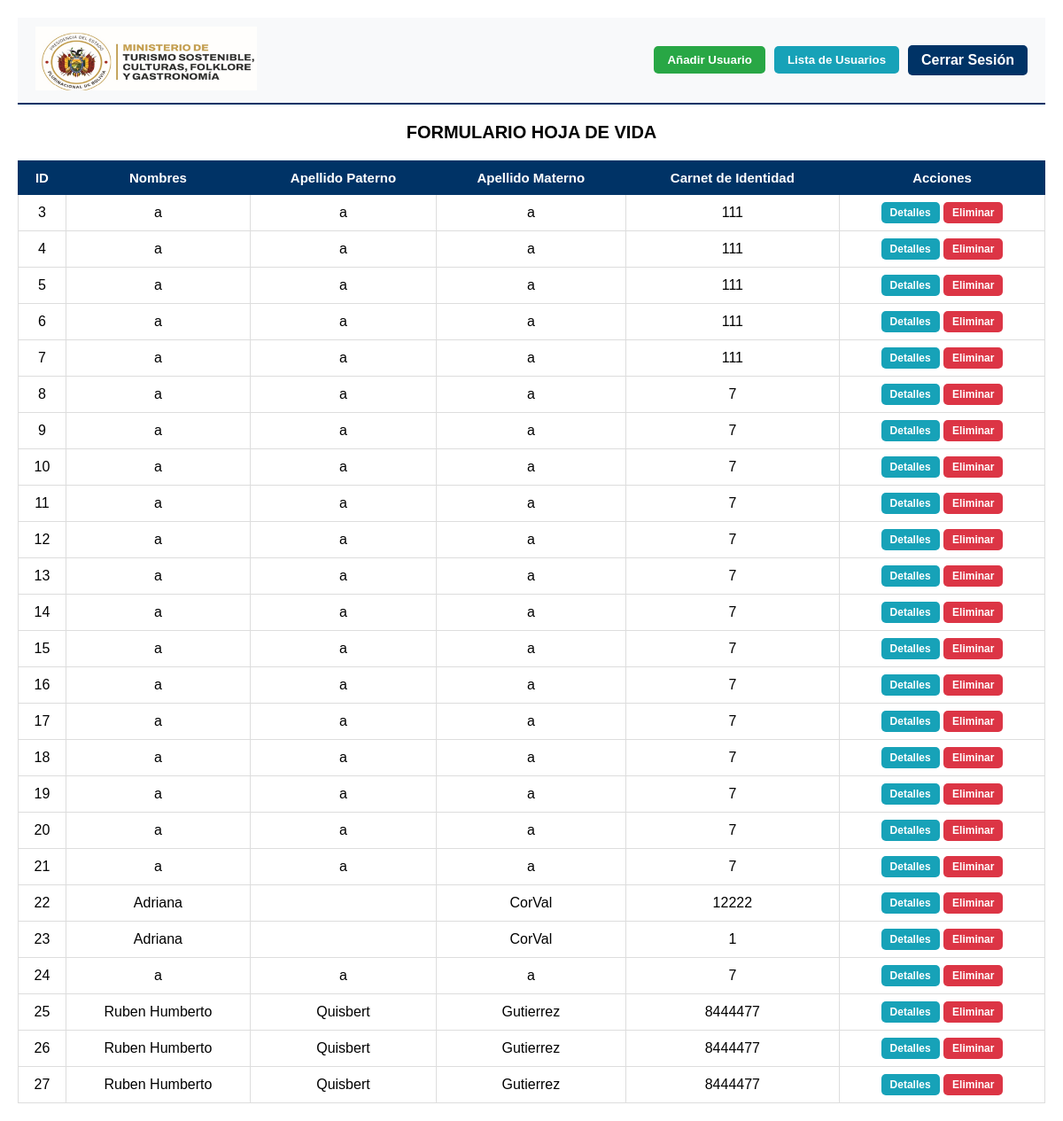
Before: /usuarios (signed in) with the older database file.
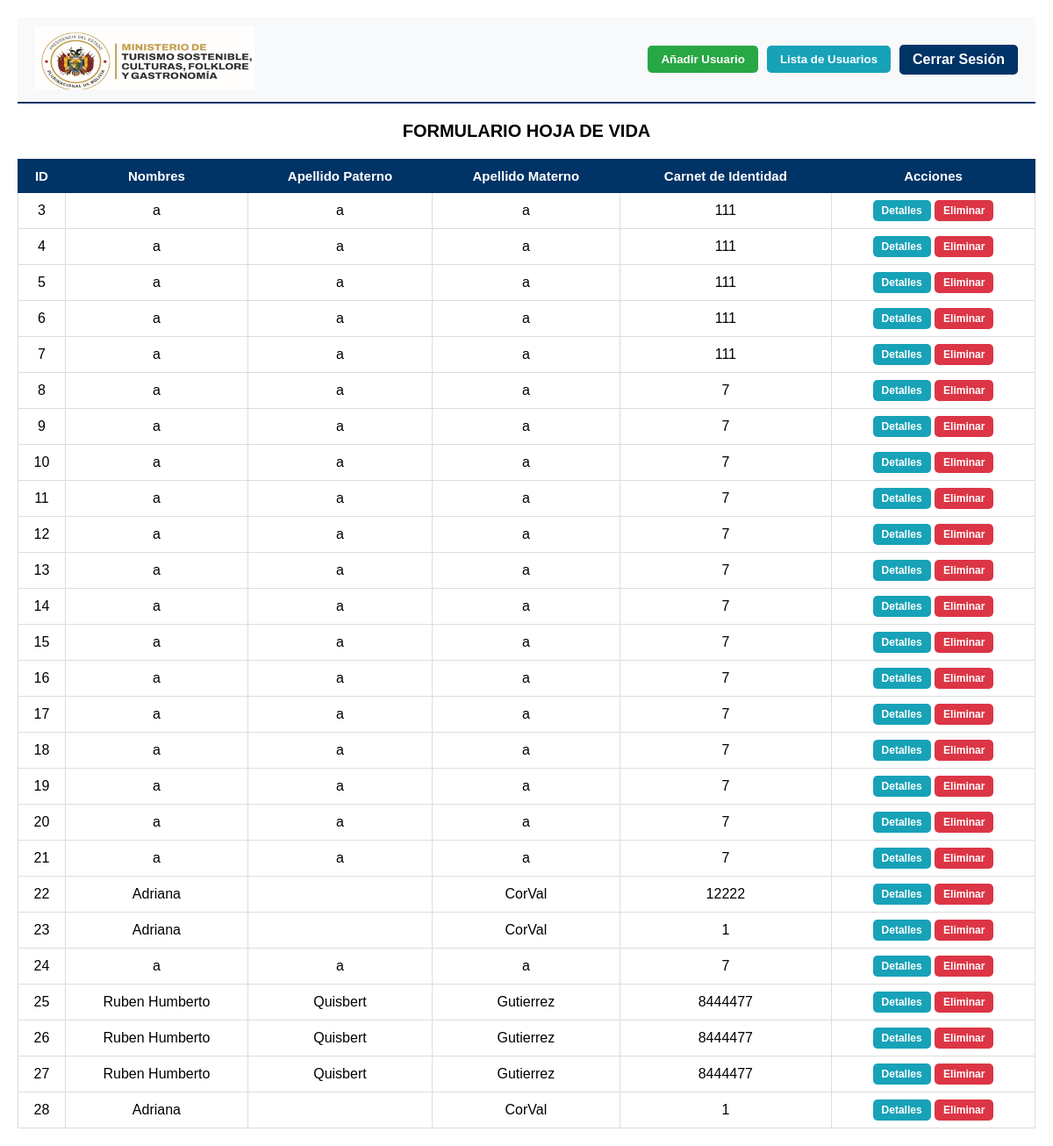
After: the same page with the newer database file.
### tables this page shows
CREATE TABLE datos(
        id INTEGER PRIMARY KEY AUTOINCREMENT,
        nombres TEXT NOT NULL,
        ap_pat TEXT,
        ap_mat TEXT,
        ci TEXT NOT NULL,
        exp TEXT,
        est_civil TEXT NOT NULL,
        fecha_nac TEXT NOT NULL,
        lugar TEXT NOT NULL,
        nacio TEXT NOT NULL,
        direccion TEXT NOT NULL,
        ciudad TEXT NOT NULL,
        gr_san TEXT NOT NULL,
        tcel INTEGER NOT NULL,
        tfijo INTEGER,
        correo TEXT UNIQUE,
        n_libser TEXT
        );

### app.py (the view)
@app.route('/usuarios')
@login_required
def usuarios():
    with get_db_connection() as conn:
        datos = conn.execute('SELECT * FROM datos ORDER BY id ASC').fetchall()
        usuarios = conn.execute('SELECT id, username FROM users ORDER BY id').fetchall()
    return render_template("usuarios.html", datos=datos, usuarios=usuarios)

### app.py (called while the page is built)
def get_db_connection():
    conn = sqlite3.connect('form_hv.db')
    conn.row_factory = sqlite3.Row
    return conn

@login_manager.user_loader
def load_user(user_id):
    return User.get_by_id(user_id)

    @staticmethod
    def get_by_id(user_id):
        conn = get_db_connection()
        user = conn.execute('SELECT * FROM users WHERE id=?',(user_id, )).fetchone()
        conn.close()
        if user:
            return User(user['id'], user['username'],user['password'])
        return None

### templates/usuarios.html (shortened to what this page needs)
<!DOCTYPE html>
<html lang="es">
<head>
</head>
<body>
    <nav>
        <div class="imagen">
            <img src="{{url_for('static', filename='image.png')}}" alt="LOGO MTSCFYG" style="width: 250px;">
        </div>
        <div class="nav-buttons">
            <button onclick="openAddUserModal()" class="btn btn-success">Añadir Usuario</button>
            <button onclick="openUsersListModal()" class="btn btn-info">Lista de Usuarios</button>
            <a href="{{ url_for('logout') }}" class="btn btn-primary">Cerrar Sesión</a>
        </div>
    </nav>
    <div style="display: flex; align-items: center; justify-content: center; margin: 20px 0;">
        <label style="font-size: 20px;"><strong>FORMULARIO HOJA DE VIDA</strong></label>
    </div>
    <table>
        <thead>
            <tr>
                <th>ID</th>
                <th>Nombres</th>
                <th>Apellido Paterno</th>
                <th>Apellido Materno</th>
                <th>Carnet de Identidad</th>
                <th>Acciones</th>
            </tr>
        </thead>
        <tbody>
            {% for item in datos %}
            <tr>
                <td>{{item.id}}</td>
                <td>{{item.nombres}}</td>
                <td>{{item.ap_pat}}</td>
                <td>{{item.ap_mat}}</td>
                <td>{{item.ci}}</td>
                <td>
                    <a href="{{ url_for('detalles', id=item.id) }}" class="btn btn-info" style="display: inline-block; padding: 5px 10px; font-size: 12px;">Detalles</a>
                    <form action="{{ url_for('eliminar', id=item.id) }}" method="POST" style="display: inline;"
                    onsubmit="return confirm('¿Estás seguro de eliminar este registro?');">
                        <button type="submit" class="btn btn-danger" style="padding: 5px 10px; font-size: 12px;">Eliminar</button>
                    </form>
                </td>
            </tr>
            {% endfor %}
        </tbody>
    </table>
</body>
</html>

### templates/usuarios.html (style rules this page uses)
* { font-family: Arial, Helvetica, sans-serif; }
body { font-family: Arial, Helvetica, sans-serif; padding: 20px; margin: 0; }
nav { display: flex; justify-content: space-between; align-items: center; padding: 10px 20px; background-color: #f8f9fa; border-bottom: 2px solid #003366; }
.nav-buttons { display: flex; gap: 10px; align-items: center; }
.btn { text-decoration: none; color: white; font-family: Arial, Helvetica, sans-serif; font-weight: bold; padding: 8px 15px; border: none; border-radius: 5px; cursor: pointer; transition: all 0.3s; }
.btn-primary { background-color: #003366; }
.btn-success { background-color: #28a745; }
.btn-danger { background-color: #dc3545; }
.btn-info { background-color: #17a2b8; }
table { width: 100%; border-collapse: collapse; margin-top: 20px; }
thead { background-color: #003366; color: white; }
th { border: 1px solid #003366; padding: 10px; font-size: 15px; text-align: center; }
td { border: 1px solid #ddd; padding: 8px; text-align: center; }

Changed rows visible on the page:
added datos: id "28", nombres "Adriana", ap_mat "CorVal", ci "1"
